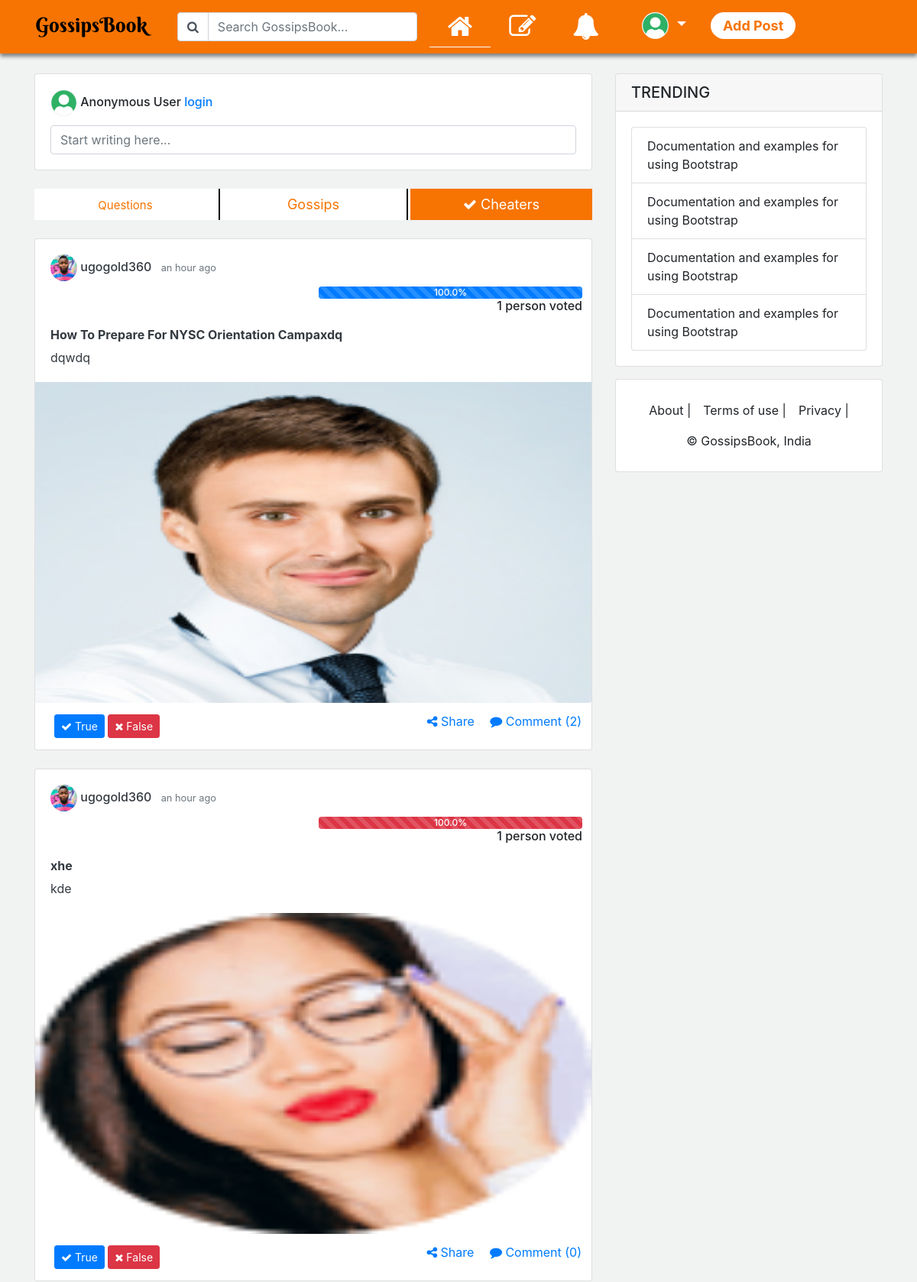
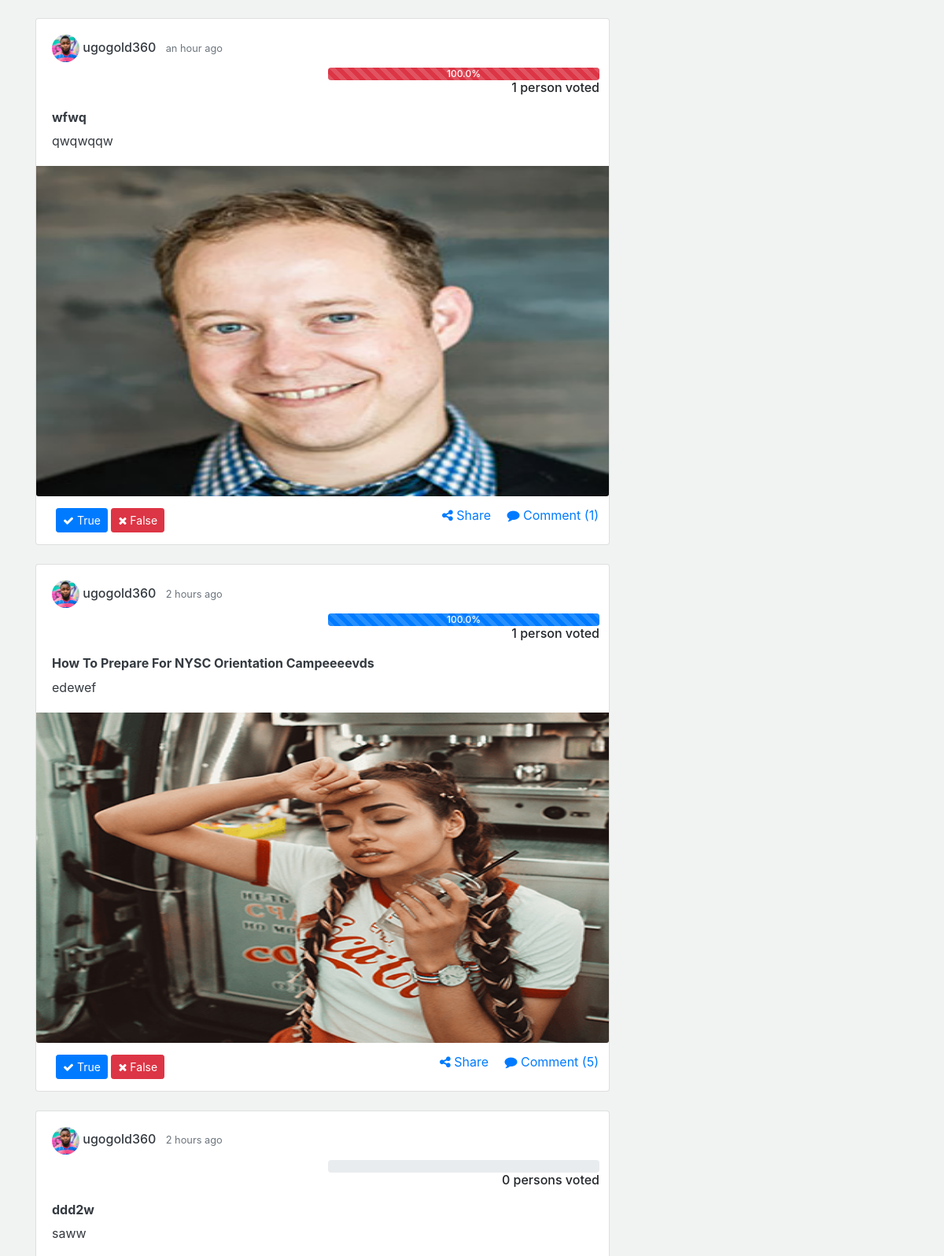
The page /cheaters/ (upper part) on the database its author committed (2 pictures, top to bottom).
### cheaters/models.py (models this page shows, shortened)
class CheatersModel(models.Model):
    title = models.CharField(max_length=75, unique=True, help_text='What is the title of your cheater story?',
                             verbose_name='Title', null=False, blank=False)
    content = models.TextField(max_length=3000, null=False, blank=False)
    slug = models.SlugField(unique=True)
    date_published = models.DateTimeField(auto_now_add=True, verbose_name='Date Published')
    date_updated = models.DateTimeField(auto_now=True, verbose_name='Date Updated')
    author = models.ForeignKey(User, on_delete=models.CASCADE, related_name='cheater_author')
    image = models.ImageField(upload_to=upload_location, default='', help_text='Add image (Mandatory)', null=False, blank=False)
    tags = models.ManyToManyField(Tags, name='q_tags', blank=True)
    shares = models.IntegerField(default=0)
    true = models.ManyToManyField(User, related_name='cheater_true', blank=True)
    false = models.ManyToManyField(User, related_name='cheater_false', blank=True)
    def get_total_comments(self):
            return self.comments_set.all().order_by('-date_published')
    def percent_true(self):
        true_number = int(self.true.all().count())
        false_number = int(self.false.all().count())
        total_number = true_number + false_number
        try:
            calculate = (true_number / total_number) * 100
        except ZeroDivisionError:
            calculate = 0
        return calculate
    def percent_false(self):
        true_number = int(self.true.all().count())
        false_number = int(self.false.all().count())
        total_number = true_number + false_number
        try:
            calculate = (false_number / total_number) * 100
        except ZeroDivisionError:
            calculate = 0
        return calculate
    def get_total_voters(self):
        true_number = int(self.true.all().count())
        false_number = int(self.false.all().count())
        total_voters = true_number + false_number
        return total_voters
    class Meta:
        verbose_name_plural = 'Cheaters'

### users/models.py (models this page shows, shortened)
class Profile(models.Model):
    user = models.OneToOneField(User, on_delete=models.CASCADE)
    image = models.ImageField(default='default_profile_pic2.png', upload_to=upload_location, blank=True)
    bio = models.TextField(max_length=455, null=True, blank=True)
    location = models.CharField(max_length=255, null=True, blank=True)
    languages = models.CharField(max_length=255, null=True, blank=True)
    interests = models.ManyToManyField(Interests, related_name='interests', blank=True)
    followers = models.ManyToManyField(User, related_name='followers', blank=True)
    following = models.ManyToManyField(User, related_name='following', blank=True)
    date_created = models.DateTimeField(auto_now_add=True)
    date_updated = models.DateTimeField(auto_now=True)

### cheaters/views.py (the view)
# urls.py: path('', cheaters_index, name='cheaters_index'),
def cheaters_index(request):
    cheaters_all = CheatersModel.objects.all().order_by('-date_published')
    context = {'cheaters': cheaters_all}
    return render(request, 'cheaters/index.html', context)

### cheaters/templates/cheaters/index.html (shortened to what this page needs)
{% extends 'base.html' %} {% load humanize %} {% load static %} {% block content %} {% for cheater in cheaters %}
<div class="card mb-4">
    <div class="card-body">
        <h6 class="card-title">
            <a href="{% url 'users:user_view_profile' cheater.author.username %}" class="text-dark">
                <img style="height:35px; width:35px;" class="img-fluid rounded-circle" src="{{cheater.author.profile.image.url}}">
                {{cheater.author.username}}
            </a>
            <small class="text-muted ml-2">{{cheater.date_published|naturaltime}}</small>
            <div class="row">
                <div class="col">
                </div>
                <div class="col">
                    <div class="progress">
                        <div class="progress-bar progress-bar-striped bg-primary" role="progressbar" style="width: {{cheater.percent_true}}%" aria-valuenow="{{cheater.percent_true}}" aria-valuemin="0" aria-valuemax="100">{{cheater.percent_true}}%</div>
                        <div class="progress-bar progress-bar-striped bg-danger" role="progressbar" style="width: {{cheater.percent_false}}%" aria-valuenow="{{cheater.percent_false}}" aria-valuemin="0" aria-valuemax="100">{{cheater.percent_false}}%</div>
                    </div>
                    <div class="text-right">{{cheater.get_total_voters}} person{{cheater.get_total_voters|pluralize}} voted</div>
                </div>
            </div>
        </h6>
        <a href="{% url 'cheaters:cheater_detail' cheater.slug %}" class="text-dark">
            <h6> <strong>{{cheater.title|truncatewords:30}}</strong> </h6>
            <p class="card-text"> {{cheater.content|truncatewords:255}} </p>
        </a>
    </div>
    {% if cheater.image %}
    <img class="card-img-bottom" style="max-height:420px;" src="{{cheater.image.url}}" alt="Card image cap"> {% endif %}
    <div class="row">
        <div class="col m-2 ml-5 d-inline">
            <div class="row d-inline">
                <form class="d-inline">
                    {% if user in cheater.true.all or user in cheater.false.all %}
                    <button type="button" class="btn btn-sm btn-primary disabled">
                        <i class="fa fa-check"></i> True
                    </button>
                    {% else %}
                    <button type="button"
                        data-toggle="modal"
                        data-id="{{cheater.id}}"
                        data-action="true"
                        data-target="#reactionModal"
                        class="reaction btn btn-sm btn-primary">
                        <i class="fa fa-check"></i> True
                    </button>
                    {% endif %}
                </form>
                <form class="d-inline">
                    {% if user in cheater.false.all or user in cheater.true.all %}
                    <button type="button" class="btn btn-sm btn-danger disabled">
                        <i class="fa fa-times"></i> False
                    </button>
                    {% else %}
                    <button type="button"
                        data-toggle="modal"
                        data-id="{{cheater.id}}"
                        data-action="false"
                        data-target="#reactionModal"
                        class="reaction btn btn-sm btn-danger">
                        <i class="fa fa-times"></i> False
                    </button>
                    {% endif %}
                </form>
            </div>
        </div>
        <div class="col m-2 p-1 d-inline text-right mr-4">
            <a href="#" class="mr-3"> <i class="fa fa-share-alt"></i> <span class="d-none d-md-inline">Share</span></a>
            <a href="#" class="comment" data-toggle="modal" data-id="{{cheater.id}}" data-title="{{cheater.title}}" data-target="#commentModal">
                <i class="fa fa-comment"></i> <span class="d-none d-md-inline">Comment </span>  ({{cheater.get_total_comments.count}})
            </a>
        </div>
    </div>
</div>
{% endfor %}
<section>{% endblock content %} {% block navigation %} {% include 'navigation.html' %} {% endblock navigation %}</section>
<section> {% block startwriting %} {% include 'startwriting.html' %} {% endblock startwriting %}</section>
<section>{% block whichsection %} {% include 'whichsection.html' %} {% endblock whichsection %}</section>
<section>{% block aside %} {% include 'aside.html' %} {% endblock aside %}</section>

### static/css/custom.css (style rules this page uses)
body { background-color: #F1F2F2; }

### controls/templates/whichsection.html (style rules this page uses)
.col { padding: 7px; }

### rows shown on the page
CheatersModel: author.profile.image (picture), author.username "ugogold360", date_published "an hour ago", percent_true "100.0", get_total_voters "1", title "How To Prepare For NYSC Orientation Campaxdq", content "dqwdq", image (picture), get_total_comments.count "2"
CheatersModel: author.profile.image (picture), author.username "ugogold360", date_published "an hour ago", percent_false "100.0", get_total_voters "1", title "xhe", content "kde", image (picture), get_total_comments.count "0"
CheatersModel: author.profile.image (picture), author.username "ugogold360", date_published "an hour ago", percent_false "100.0", get_total_voters "1", title "wfwq", content "qwqwqqw", image (picture), get_total_comments.count "1"
CheatersModel: author.profile.image (picture), author.username "ugogold360", date_published "2 hours ago", percent_true "100.0", get_total_voters "1", title "How To Prepare For NYSC Orientation Campeeeevds", content "edewef", image (picture), get_total_comments.count "5"
CheatersModel: author.profile.image (picture), author.username "ugogold360", date_published "2 hours ago", get_total_voters "0", title "ddd2w", content "saww"
